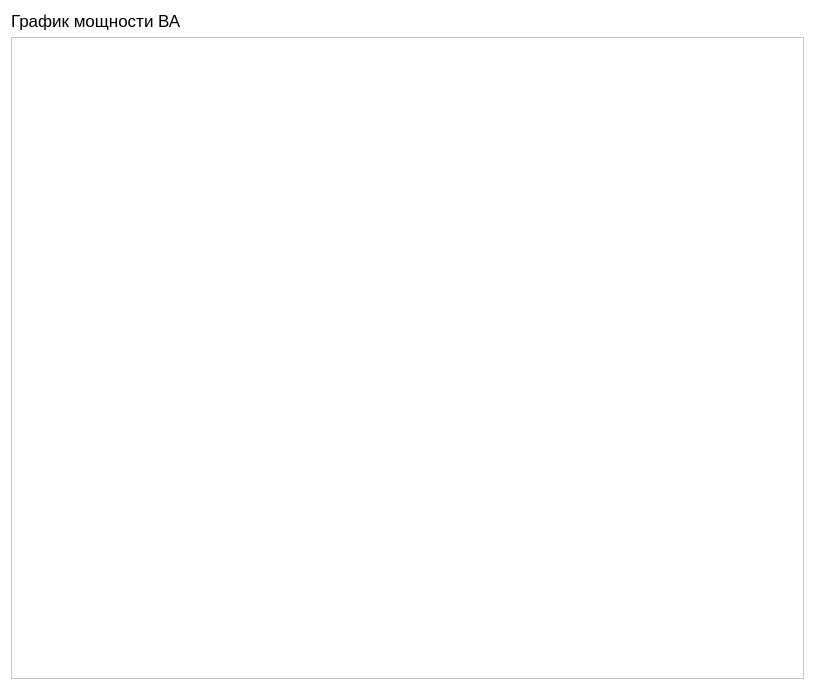
<?xml version="1.0" encoding="UTF-8"?>
<ui version="4.0">
 <class>SpeedPower</class>
 <widget class="QWidget" name="SpeedPower">
  <property name="geometry">
   <rect>
    <x>0</x>
    <y>0</y>
    <width>815</width>
    <height>690</height>
   </rect>
  </property>
  <property name="palette">
   <palette>
    <active>
     <colorrole role="Base">
      <brush brushstyle="SolidPattern">
       <color alpha="255">
        <red>255</red>
        <green>255</green>
        <blue>255</blue>
       </color>
      </brush>
     </colorrole>
     <colorrole role="Window">
      <brush brushstyle="SolidPattern">
       <color alpha="255">
        <red>255</red>
        <green>255</green>
        <blue>255</blue>
       </color>
      </brush>
     </colorrole>
    </active>
    <inactive>
     <colorrole role="Base">
      <brush brushstyle="SolidPattern">
       <color alpha="255">
        <red>255</red>
        <green>255</green>
        <blue>255</blue>
       </color>
      </brush>
     </colorrole>
     <colorrole role="Window">
      <brush brushstyle="SolidPattern">
       <color alpha="255">
        <red>255</red>
        <green>255</green>
        <blue>255</blue>
       </color>
      </brush>
     </colorrole>
    </inactive>
    <disabled>
     <colorrole role="Base">
      <brush brushstyle="SolidPattern">
       <color alpha="255">
        <red>255</red>
        <green>255</green>
        <blue>255</blue>
       </color>
      </brush>
     </colorrole>
     <colorrole role="Window">
      <brush brushstyle="SolidPattern">
       <color alpha="255">
        <red>255</red>
        <green>255</green>
        <blue>255</blue>
       </color>
      </brush>
     </colorrole>
    </disabled>
   </palette>
  </property>
  <property name="windowTitle">
   <string>Form</string>
  </property>
  <layout class="QVBoxLayout" name="verticalLayout">
   <item>
    <widget class="QLabel" name="label">
     <property name="font">
      <font>
       <pointsize>13</pointsize>
      </font>
     </property>
     <property name="text">
      <string>График мощности ВА</string>
     </property>
    </widget>
   </item>
   <item>
    <widget class="QTableView" name="tableView">
     <property name="palette">
      <palette>
       <active>
        <colorrole role="Base">
         <brush brushstyle="SolidPattern">
          <color alpha="255">
           <red>255</red>
           <green>255</green>
           <blue>255</blue>
          </color>
         </brush>
        </colorrole>
        <colorrole role="Window">
         <brush brushstyle="SolidPattern">
          <color alpha="255">
           <red>255</red>
           <green>255</green>
           <blue>255</blue>
          </color>
         </brush>
        </colorrole>
       </active>
       <inactive>
        <colorrole role="Base">
         <brush brushstyle="SolidPattern">
          <color alpha="255">
           <red>255</red>
           <green>255</green>
           <blue>255</blue>
          </color>
         </brush>
        </colorrole>
        <colorrole role="Window">
         <brush brushstyle="SolidPattern">
          <color alpha="255">
           <red>255</red>
           <green>255</green>
           <blue>255</blue>
          </color>
         </brush>
        </colorrole>
       </inactive>
       <disabled>
        <colorrole role="Base">
         <brush brushstyle="SolidPattern">
          <color alpha="255">
           <red>255</red>
           <green>255</green>
           <blue>255</blue>
          </color>
         </brush>
        </colorrole>
        <colorrole role="Window">
         <brush brushstyle="SolidPattern">
          <color alpha="255">
           <red>255</red>
           <green>255</green>
           <blue>255</blue>
          </color>
         </brush>
        </colorrole>
       </disabled>
      </palette>
     </property>
    </widget>
   </item>
  </layout>
 </widget>
 <resources/>
 <connections/>
</ui>
